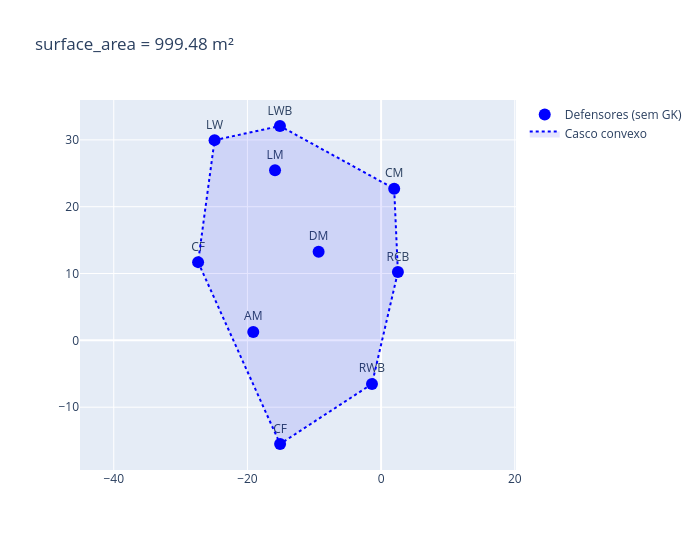
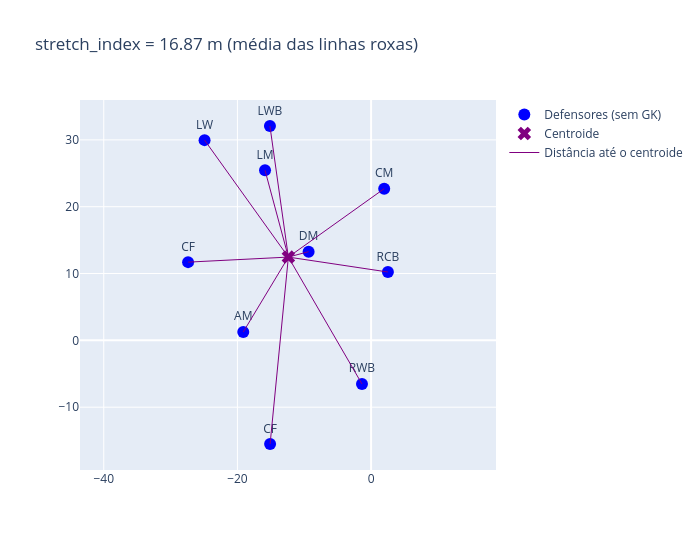
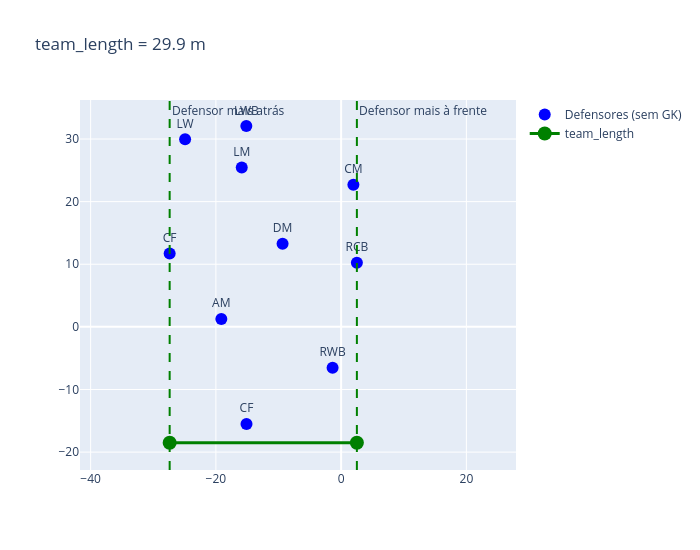
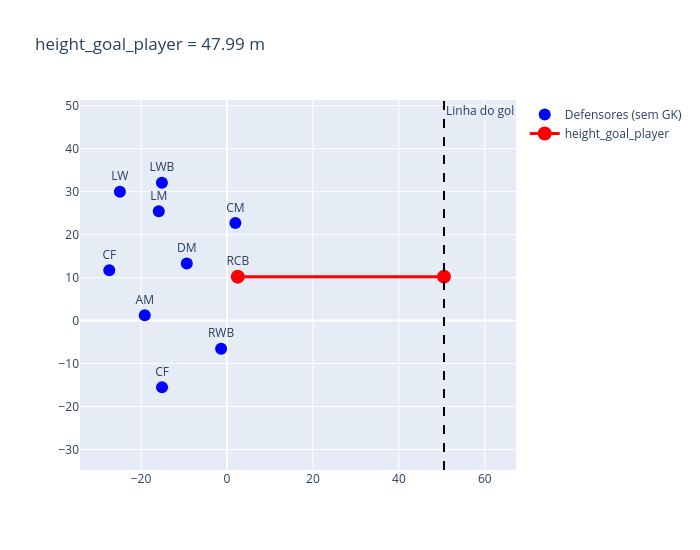

The cell these charts' notebook holds for them, in order:
### Markdown cell above
## Validação visual das features

### Code cell
# ============================================================
# Validação visual: escolhe 1 evento — cada célula abaixo chama a função de
# plot de UMA feature (definidas na seção "Funções"). feature_row vem do
# features_dataset já salvo por feature_engineering.ipynb — não recomputa
# nada aqui, só lê o CSV.
# ============================================================

#sample_event_id = '7ae4aa95b14a0f055946136f4e4127c9'
sample_event_id = '847b8f8e7146d4079627d05df9a48d66'

sample_row = (
    spark.read.parquet(threat_dataset_path)
    .filter(F.col('eventId') == sample_event_id)
    .select('attackingPlayersNorm', 'defendingPlayersNorm', 'ballsNorm', 'stadiumLength')
    .first()
)

feature_row = (
    spark.read.csv(features_dataset_path, header=True, inferSchema=True)
    .filter(F.col('eventId') == sample_event_id)
    .first()
)

all_defenders = sample_row['defendingPlayersNorm']
all_attackers = sample_row['attackingPlayersNorm']
defenders_outfield = [p for p in all_defenders if p['position']['type'] != 'GK']
def_x = np.array([p['x'] for p in defenders_outfield])
def_y = np.array([p['y'] for p in defenders_outfield])
def_labels = [p['position']['type'] for p in defenders_outfield]
ball = sample_row['ballsNorm'][0]
goal_x = sample_row['stadiumLength'] / 2

# Feature 1 — surface_area
plot_surface_area(def_x, def_y, def_labels, feature_row['surface_area'])

# Feature 2 — stretch_index
plot_stretch_index(def_x, def_y, def_labels, feature_row['stretch_index'])

# Feature 3 — team_length
plot_team_length(def_x, def_y, def_labels, feature_row['team_length'])

# Feature 4 — height_goal_player
plot_height_goal_player(def_x, def_y, def_labels, goal_x, feature_row['height_goal_player'])

# Feature 6 — numeric_superiority_10m
plot_numeric_superiority(all_attackers, all_defenders, ball, radius=10, value=feature_row['numeric_superiority_10m'], radius_color='orange')

# Feature 7 — numeric_superiority_20m
plot_numeric_superiority(all_attackers, all_defenders, ball, radius=20, value=feature_row['numeric_superiority_20m'], radius_color='gray')

### Figure 1 — Plotly figure (JSON) as saved in the notebook; plotly's stock layout.template omitted (floating-point values rounded to 4 significant figures)
{"data": [{"marker": {"color": "blue", "size": 12}, "mode": "markers+text", "name": "Defensores (sem GK)", "text": ["LW", "RWB", "CF", "LWB", "CF", "RCB", "AM", "DM", "LM", "CM"], "textposition": "top center", "type": "scatter", "x": [-24.92, -1.365, -15.11, -15.14, -27.38, 2.514, -19.13, -9.351, -15.87, 1.956], "y": [29.96, -6.523, -15.51, 32.07, 11.71, 10.23, 1.257, 13.27, 25.45, 22.69]}, {"fill": "toself", "fillcolor": "rgba(0,0,255,0.1)", "line": {"color": "blue", "dash": "dot"}, "mode": "lines", "name": "Casco convexo", "type": "scatter", "x": [-27.38, -15.11, -1.365, 2.514, 1.956, -15.14, -24.92, -27.38], "y": [11.71, -15.51, -6.523, 10.23, 22.69, 32.07, 29.96, 11.71]}], "layout": {"height": 550, "title": {"text": "surface_area = 999.48 m²"}, "width": 700, "yaxis": {"scaleanchor": "x", "scaleratio": 1}}}

### Figure 2 — Plotly figure (JSON) as saved in the notebook; plotly's stock layout.template omitted (floating-point values rounded to 4 significant figures)
{"data": [{"marker": {"color": "blue", "size": 12}, "mode": "markers+text", "name": "Defensores (sem GK)", "text": ["LW", "RWB", "CF", "LWB", "CF", "RCB", "AM", "DM", "LM", "CM"], "textposition": "top center", "type": "scatter", "x": [-24.92, -1.365, -15.11, -15.14, -27.38, 2.514, -19.13, -9.351, -15.87, 1.956], "y": [29.96, -6.523, -15.51, 32.07, 11.71, 10.23, 1.257, 13.27, 25.45, 22.69]}, {"marker": {"color": "purple", "size": 12, "symbol": "x"}, "mode": "markers", "name": "Centroide", "type": "scatter", "x": [-12.38], "y": [12.46]}, {"line": {"color": "purple", "width": 1}, "mode": "lines", "name": "Distância até o centroide", "showlegend": true, "type": "scatter", "x": [-12.38, -24.92], "y": [12.46, 29.96]}, {"line": {"color": "purple", "width": 1}, "mode": "lines", "showlegend": false, "type": "scatter", "x": [-12.38, -1.365], "y": [12.46, -6.523]}, {"line": {"color": "purple", "width": 1}, "mode": "lines", "showlegend": false, "type": "scatter", "x": [-12.38, -15.11], "y": [12.46, -15.51]}, {"line": {"color": "purple", "width": 1}, "mode": "lines", "showlegend": false, "type": "scatter", "x": [-12.38, -15.14], "y": [12.46, 32.07]}, {"line": {"color": "purple", "width": 1}, "mode": "lines", "showlegend": false, "type": "scatter", "x": [-12.38, -27.38], "y": [12.46, 11.71]}, {"line": {"color": "purple", "width": 1}, "mode": "lines", "showlegend": false, "type": "scatter", "x": [-12.38, 2.514], "y": [12.46, 10.23]}, {"line": {"color": "purple", "width": 1}, "mode": "lines", "showlegend": false, "type": "scatter", "x": [-12.38, -19.13], "y": [12.46, 1.257]}, {"line": {"color": "purple", "width": 1}, "mode": "lines", "showlegend": false, "type": "scatter", "x": [-12.38, -9.351], "y": [12.46, 13.27]}, {"line": {"color": "purple", "width": 1}, "mode": "lines", "showlegend": false, "type": "scatter", "x": [-12.38, -15.87], "y": [12.46, 25.45]}, {"line": {"color": "purple", "width": 1}, "mode": "lines", "showlegend": false, "type": "scatter", "x": [-12.38, 1.956], "y": [12.46, 22.69]}], "layout": {"height": 550, "title": {"text": "stretch_index = 16.87 m (média das linhas roxas)"}, "width": 700, "yaxis": {"scaleanchor": "x", "scaleratio": 1}}}

### Figure 3 — Plotly figure (JSON) as saved in the notebook; plotly's stock layout.template omitted (floating-point values rounded to 4 significant figures)
{"data": [{"marker": {"color": "blue", "size": 12}, "mode": "markers+text", "name": "Defensores (sem GK)", "text": ["LW", "RWB", "CF", "LWB", "CF", "RCB", "AM", "DM", "LM", "CM"], "textposition": "top center", "type": "scatter", "x": [-24.92, -1.365, -15.11, -15.14, -27.38, 2.514, -19.13, -9.351, -15.87, 1.956], "y": [29.96, -6.523, -15.51, 32.07, 11.71, 10.23, 1.257, 13.27, 25.45, 22.69]}, {"line": {"color": "green", "width": 3}, "marker": {"color": "green", "size": 14}, "mode": "lines+markers", "name": "team_length", "type": "scatter", "x": [-27.38, 2.514], "y": [-18.51, -18.51]}], "layout": {"annotations": [{"showarrow": false, "text": "Defensor mais atrás", "x": -27.38, "xanchor": "left", "xref": "x", "y": 1, "yanchor": "top", "yref": "y domain"}, {"showarrow": false, "text": "Defensor mais à frente", "x": 2.514, "xanchor": "left", "xref": "x", "y": 1, "yanchor": "top", "yref": "y domain"}], "height": 550, "shapes": [{"line": {"color": "green", "dash": "dash"}, "type": "line", "x0": -27.38, "x1": -27.38, "xref": "x", "y0": 0, "y1": 1, "yref": "y domain"}, {"line": {"color": "green", "dash": "dash"}, "type": "line", "x0": 2.514, "x1": 2.514, "xref": "x", "y0": 0, "y1": 1, "yref": "y domain"}], "title": {"text": "team_length = 29.9 m"}, "width": 700, "yaxis": {"scaleanchor": "x", "scaleratio": 1}}}

### Figure 4 — Plotly figure (JSON) as saved in the notebook; plotly's stock layout.template omitted (floating-point values rounded to 4 significant figures)
{"data": [{"marker": {"color": "blue", "size": 12}, "mode": "markers+text", "name": "Defensores (sem GK)", "text": ["LW", "RWB", "CF", "LWB", "CF", "RCB", "AM", "DM", "LM", "CM"], "textposition": "top center", "type": "scatter", "x": [-24.92, -1.365, -15.11, -15.14, -27.38, 2.514, -19.13, -9.351, -15.87, 1.956], "y": [29.96, -6.523, -15.51, 32.07, 11.71, 10.23, 1.257, 13.27, 25.45, 22.69]}, {"line": {"color": "red", "width": 3}, "marker": {"color": "red", "size": 14}, "mode": "lines+markers", "name": "height_goal_player", "type": "scatter", "x": [2.514, 50.5], "y": [10.23, 10.23]}], "layout": {"annotations": [{"showarrow": false, "text": "Linha do gol", "x": 50.5, "xanchor": "left", "xref": "x", "y": 1, "yanchor": "top", "yref": "y domain"}], "height": 550, "shapes": [{"line": {"color": "black", "dash": "dash"}, "type": "line", "x0": 50.5, "x1": 50.5, "xref": "x", "y0": 0, "y1": 1, "yref": "y domain"}], "title": {"text": "height_goal_player = 47.99 m"}, "width": 700, "yaxis": {"scaleanchor": "x", "scaleratio": 1}}}
